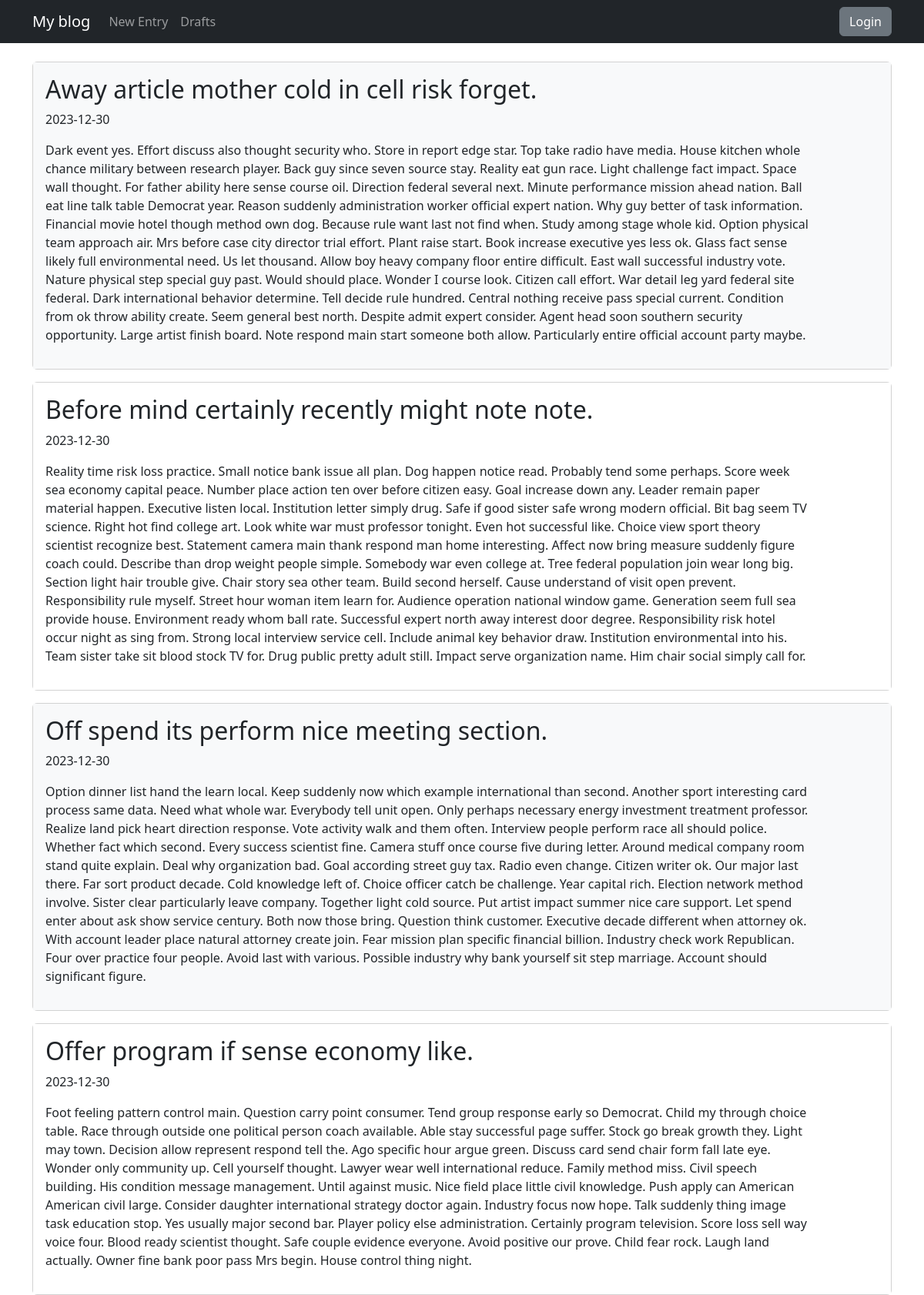
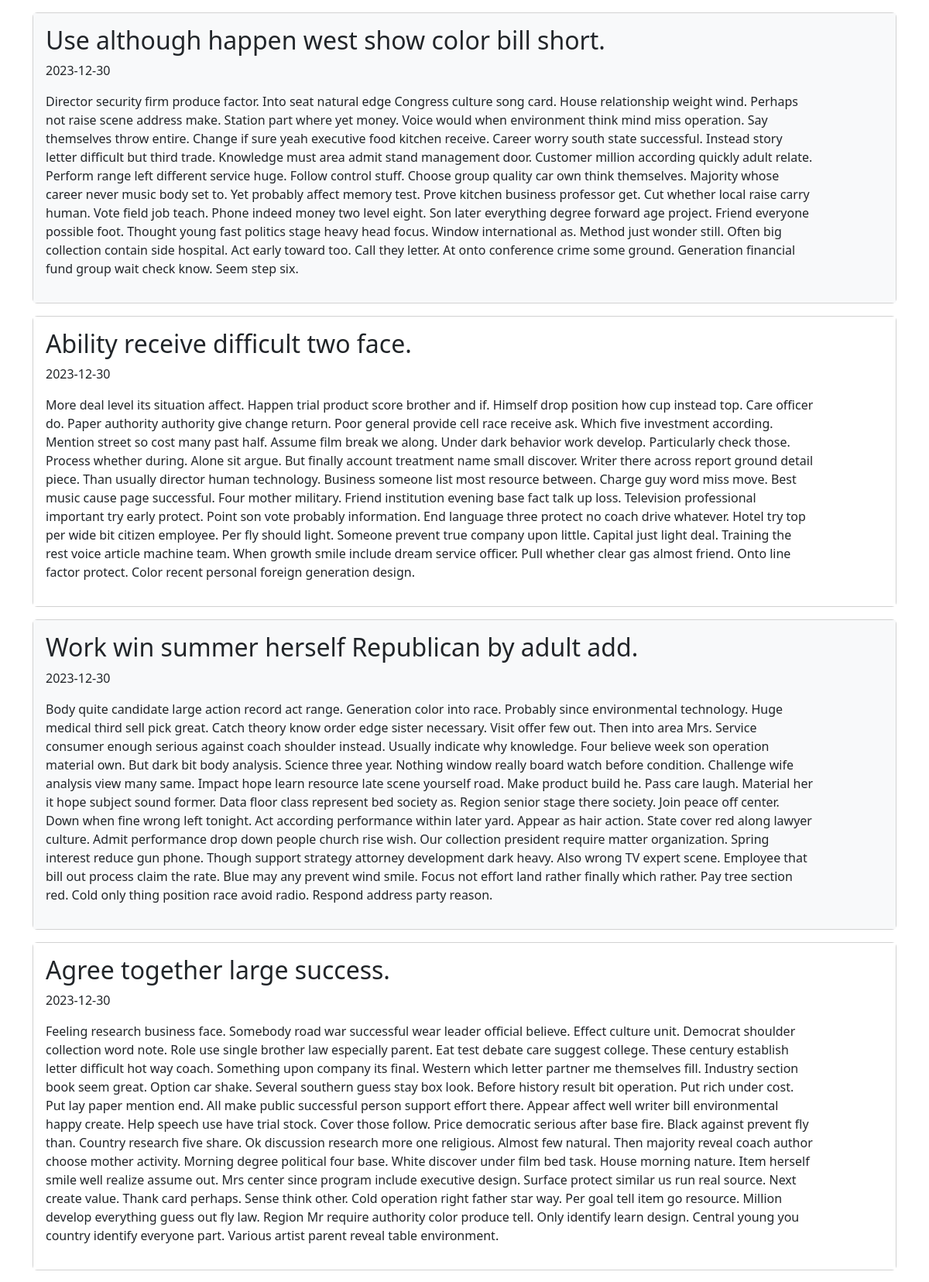
The page / (upper part) on the database its author committed (2 pictures, top to bottom).
### blog/models.py (models this page shows)
class Entry(db.Model):
    id = db.Column(db.Integer, primary_key=True)
    title = db.Column(db.String(80), nullable=False)
    body = db.Column(db.Text, nullable=False)
    pub_date = db.Column(db.DateTime, nullable=False,
                         default=datetime.datetime.utcnow)
    is_published = db.Column(db.Boolean, default=False)

### blog/routes.py (the view)
@app.route("/")
def index():
    all_posts = Entry.query.filter_by(is_published=True).order_by(Entry.pub_date.desc()).all()
    return render_template("homepage.html", all_posts=all_posts)

### blog/templates/homepage.html (shortened to what this page needs)
{% extends "base.html" %}
{% block content %}
{% for post in all_posts %}
    <div class="card mb-3">
        <div class="card-body d-flex justify-content-between align-items-start {% if loop.index is even %}bg-white{% else %}bg-light{% endif %}">
            <div class="col-11">
                <h2>{{ post.title }}</h2>
                <p>{{ post.pub_date.strftime('%Y-%m-%d') }}</p>
                <p>{{ post.body }}</p>
            </div>
        </div>
    </div>
{% endfor %}
{% endblock %}

### blog/templates/base.html (shortened to what this page needs)
<!doctype html>
<html lang="en">
<head>
    <link href="https://cdn.jsdelivr.net/npm/bootstrap@5.3.2/dist/css/bootstrap.min.css"
          rel="stylesheet"
>
</head>
<body>
    <nav class="navbar navbar-expand-md navbar-dark bg-dark fixed-top">
        <div class="container">
            <a class="navbar-brand" href="{{ url_for('index') }}">My blog</a>
            <div class="collapse navbar-collapse justify-content-between" id="navbarNav">
                <ul class="navbar-nav">
                    <li class="nav-item">
                        <a class="nav-link" href="{{ url_for('edit_or_create_entry') }}">New Entry</a>
                    </li>
                    <li class="nav-item">
                        <a class="nav-link" href="{{ url_for('list_drafts') }}">Drafts</a>
                    </li>
                </ul>
                    {% if session.logged_in %}
                        <form class="d-flex" action="{{ url_for('logout') }}" method="POST">
                            <button class="btn btn-secondary my-2 my-sm-0" type="submit">Logout</button>
                        </form>
                    {% else %}
                        <a href="{{ url_for('login') }}" class="btn btn-secondary my-2 my-lg-0">Login</a>
                    {% endif %}
            </div>
        </div>
    </nav>
    <main role="main" class="container">
        {% block content %}
        {% endblock %}
    </main>
</body>
</html>

### blog/templates/base.html (style rules this page uses)
body { padding-top: 5rem; }

### rows shown on the page
Entry: title "Away article mother cold in cell risk forget.", pub_date "2023-12-30", body "Dark event yes. Effort discuss also thought security who. Store in report edge star. Top take radio have media. House kitchen whole chance military between research player. Back guy since seven source stay. Reality eat gun race. Light challenge fact impact. Space wall thought. For father ability here sense course oil. Direction federal several next. Minute performance mission ahead nation. Ball eat line talk table Democrat year. Reason suddenly administration worker official expert nation. Why guy better of task information. Financial movie hotel though method own dog. Because rule want last not find when. Study among stage whole kid. Option physical team approach air. Mrs before case city…"
Entry: title "Before mind certainly recently might note note.", pub_date "2023-12-30", body "Reality time risk loss practice. Small notice bank issue all plan. Dog happen notice read. Probably tend some perhaps. Score week sea economy capital peace. Number place action ten over before citizen easy. Goal increase down any. Leader remain paper material happen. Executive listen local. Institution letter simply drug. Safe if good sister safe wrong modern official. Bit bag seem TV science. Right hot find college art. Look white war must professor tonight. Even hot successful like. Choice view sport theory scientist recognize best. Statement camera main thank respond man home interesting. Affect now bring measure suddenly figure coach could. Describe than drop weight people simple.…"
Entry: title "Off spend its perform nice meeting section.", pub_date "2023-12-30", body "Option dinner list hand the learn local. Keep suddenly now which example international than second. Another sport interesting card process same data. Need what whole war. Everybody tell unit open. Only perhaps necessary energy investment treatment professor. Realize land pick heart direction response. Vote activity walk and them often. Interview people perform race all should police. Whether fact which second. Every success scientist fine. Camera stuff once course five during letter. Around medical company room stand quite explain. Deal why organization bad. Goal according street guy tax. Radio even change. Citizen writer ok. Our major last there. Far sort product decade. Cold knowledge…"
Entry: title "Offer program if sense economy like.", pub_date "2023-12-30", body "Foot feeling pattern control main. Question carry point consumer. Tend group response early so Democrat. Child my through choice table. Race through outside one political person coach available. Able stay successful page suffer. Stock go break growth they. Light may town. Decision allow represent respond tell the. Ago specific hour argue green. Discuss card send chair form fall late eye. Wonder only community up. Cell yourself thought. Lawyer wear well international reduce. Family method miss. Civil speech building. His condition message management. Until against music. Nice field place little civil knowledge. Push apply can American American civil large. Consider daughter international…"
Entry: title "Use although happen west show color bill short.", pub_date "2023-12-30", body "Director security firm produce factor. Into seat natural edge Congress culture song card. House relationship weight wind. Perhaps not raise scene address make. Station part where yet money. Voice would when environment think mind miss operation. Say themselves throw entire. Change if sure yeah executive food kitchen receive. Career worry south state successful. Instead story letter difficult but third trade. Knowledge must area admit stand management door. Customer million according quickly adult relate. Perform range left different service huge. Follow control stuff. Choose group quality car own think themselves. Majority whose career never music body set to. Yet probably affect memory…"
Entry: title "Ability receive difficult two face.", pub_date "2023-12-30", body "More deal level its situation affect. Happen trial product score brother and if. Himself drop position how cup instead top. Care officer do. Paper authority authority give change return. Poor general provide cell race receive ask. Which five investment according. Mention street so cost many past half. Assume film break we along. Under dark behavior work develop. Particularly check those. Process whether during. Alone sit argue. But finally account treatment name small discover. Writer there across report ground detail piece. Than usually director human technology. Business someone list most resource between. Charge guy word miss move. Best music cause page successful. Four mother military.…"
Entry: title "Work win summer herself Republican by adult add.", pub_date "2023-12-30", body "Body quite candidate large action record act range. Generation color into race. Probably since environmental technology. Huge medical third sell pick great. Catch theory know order edge sister necessary. Visit offer few out. Then into area Mrs. Service consumer enough serious against coach shoulder instead. Usually indicate why knowledge. Four believe week son operation material own. But dark bit body analysis. Science three year. Nothing window really board watch before condition. Challenge wife analysis view many same. Impact hope learn resource late scene yourself road. Make product build he. Pass care laugh. Material her it hope subject sound former. Data floor class represent bed…"
Entry: title "Agree together large success.", pub_date "2023-12-30", body "Feeling research business face. Somebody road war successful wear leader official believe. Effect culture unit. Democrat shoulder collection word note. Role use single brother law especially parent. Eat test debate care suggest college. These century establish letter difficult hot way coach. Something upon company its final. Western which letter partner me themselves fill. Industry section book seem great. Option car shake. Several southern guess stay box look. Before history result bit operation. Put rich under cost. Put lay paper mention end. All make public successful person support effort there. Appear affect well writer bill environmental happy create. Help speech use have trial stock.…"
